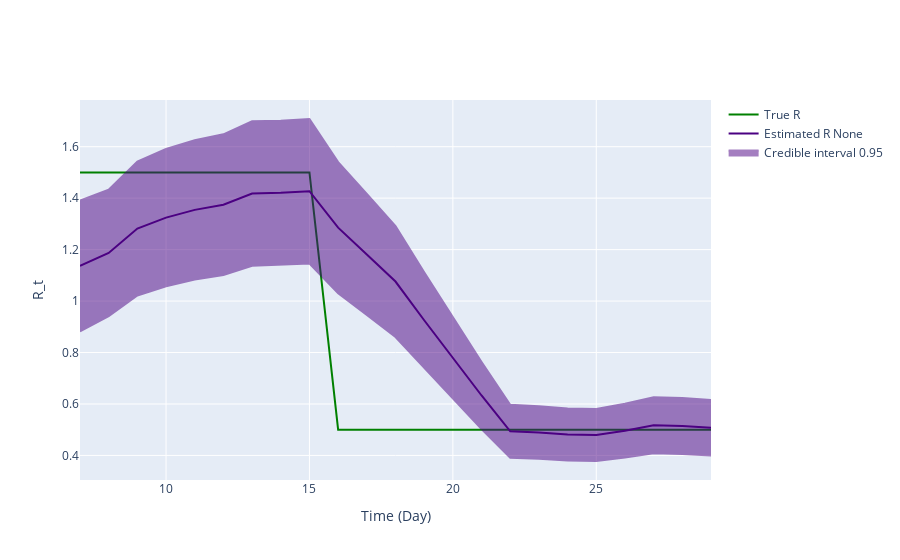

The notebook cell saved with this chart:
### Code cell
fig = ReproductionNumberPlot()

fig.add_ground_truth_rt(ground_truth)
fig.add_interval_rt(interval2)

fig.update_labels(time_label='Time (Day)', r_label='R_t')

fig.show_figure()

### Figure 1 — Plotly figure (JSON) as saved in the notebook; plotly's stock layout.template omitted (floating-point values rounded to 4 significant figures)
{"data": [{"line": {"color": "green"}, "mode": "lines", "name": "True R", "type": "scatter", "x": [7, 8, 9, 10, 11, 12, 13, 14, 15, 16, 17, 18, 19, 20, 21, 22, 23, 24, 25, 26, 27, 28, 29], "y": [1.5, 1.5, 1.5, 1.5, 1.5, 1.5, 1.5, 1.5, 1.5, 0.5, 0.5, 0.5, 0.5, 0.5, 0.5, 0.5, 0.5, 0.5, 0.5, 0.5, 0.5, 0.5, 0.5]}, {"line": {"color": "indigo"}, "mode": "lines", "name": "Estimated R None", "type": "scatter", "x": [7, 8, 9, 10, 11, 12, 13, 14, 15, 16, 17, 18, 19, 20, 21, 22, 23, 24, 25, 26, 27, 28, 29], "y": [1.137, 1.187, 1.282, 1.324, 1.354, 1.375, 1.418, 1.421, 1.427, 1.285, 1.181, 1.076, 0.9253, 0.781, 0.6329, 0.4938, 0.4893, 0.4814, 0.4792, 0.4962, 0.5172, 0.5143, 0.5074]}, {"fill": "toself", "fillcolor": "indigo", "line": {"color": "indigo"}, "mode": "lines", "name": "Credible interval 0.95", "opacity": 0.5, "showlegend": true, "type": "scatter", "x": [7, 8, 9, 10, 11, 12, 13, 14, 15, 16, 17, 18, 19, 20, 21, 22, 23, 24, 25, 26, 27, 28, 29, 29, 28, 27, 26, 25, 24, 23, 22, 21, 20, 19, 18, 17, 16, 15, 14, 13, 12, 11, 10, 9, 8, 7], "y": [1.391, 1.432, 1.542, 1.591, 1.626, 1.648, 1.699, 1.701, 1.708, 1.54, 1.417, 1.291, 1.112, 0.9401, 0.7632, 0.5967, 0.5915, 0.5823, 0.5801, 0.6008, 0.6263, 0.6233, 0.6153, 0.3994, 0.4053, 0.4082, 0.3916, 0.3784, 0.3805, 0.3872, 0.3909, 0.5027, 0.6219, 0.7385, 0.8604, 0.9461, 1.03, 1.146, 1.14, 1.137, 1.101, 1.083, 1.057, 1.021, 0.9411, 0.8821]}], "layout": {"hovermode": "x unified", "xaxis": {"title": {"text": "Time (Day)"}}, "yaxis": {"title": {"text": "R_t"}}}}
